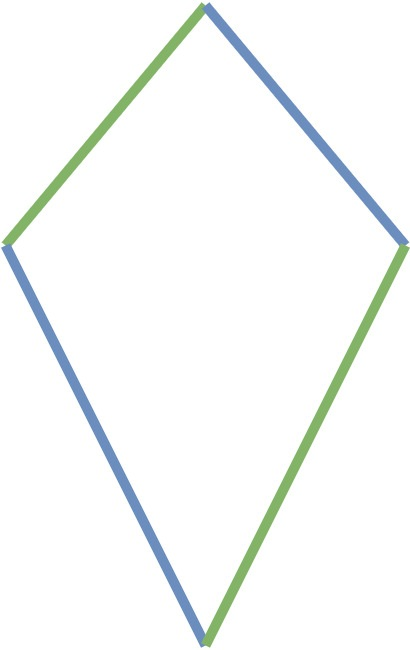
#> input picture src/Operaciones/deltoide2.jpg, 410 x 650 px
$ python Operaciones.py
#> lines starting #> are read from the running program, lines starting #| are printed output that depends on the picture; after the words box and inside, x2 and y2 are one past the last pixel; in counts of white or black regions, pixels touching at a corner belong together
import cv2
import matplotlib.pyplot as plt

img = cv2.imread('deltoide2.jpg')
#> img is the input picture: shape (650, 410, 3); mean B, G, R 248.6, 249.5, 247.2

#convertir rgb
img_rgb = cv2.cvtColor(img, cv2.COLOR_BGR2RGB)

#convertir escala de grises

gray_img = cv2.cvtColor(img, cv2.COLOR_BGR2GRAY)

resize_img = cv2.resize(gray_img,(90,90))

#guardar imagen
cv2.imwrite('resize_img.jpg', resize_img)

#obtener las dimensiones
(h,w)=img.shape[:2]
#> h = 650; w = 410

#centro de la imagen
center=(w//2,h//2)
#> center = (205, 325)

#matriz de rotacion
M = cv2.getRotationMatrix2D(center,45,1)

#Rotar imagen
rotated_img = cv2.warpAffine(img,M,(w,h))
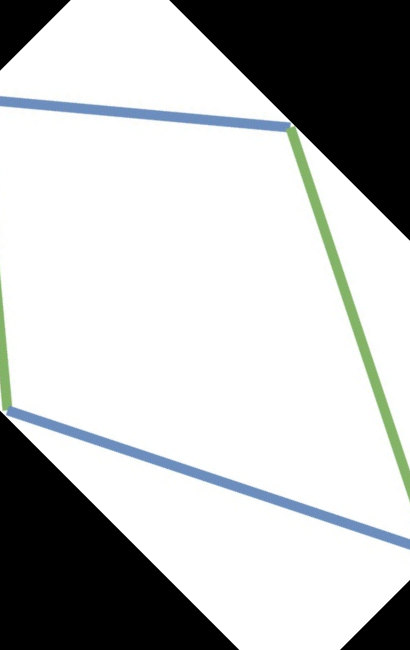
#> rotated_img: shape (650, 410, 3); mean B, G, R 190.5, 190.7, 188.9

cv2.imwrite('rotated_img.jpg', rotated_img)

fig, axes = plt.subplots(1, 3, figsize=(15, 5))

# imagen original
axes[0].imshow(img_rgb, cmap='gray')
axes[0].set_title("Deltoide")
axes[0].axis('off')

#imagen redimencionadas
axes[1].imshow(resize_img, cmap='gray')
axes[1].set_title("redimencion")
axes[1].axis('off')

#imagen rotada
axes[2].imshow(rotated_img, cmap='gray')
axes[2].set_title("rotacion")
axes[2].axis('off')

plt.show()
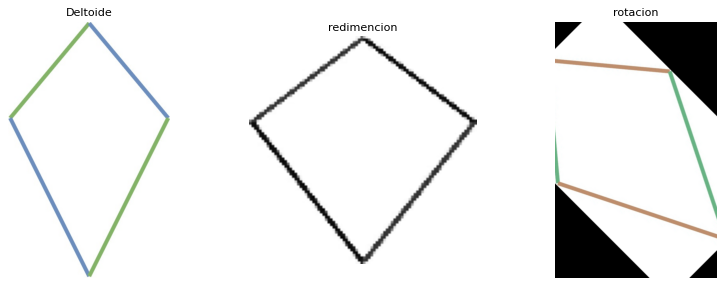
#> figure drawn by matplotlib, 3 panels; B, G, R data is drawn as R, G, B


##Operaciones aritmeticas

img2 = cv2.imread('elipse2.jpg')
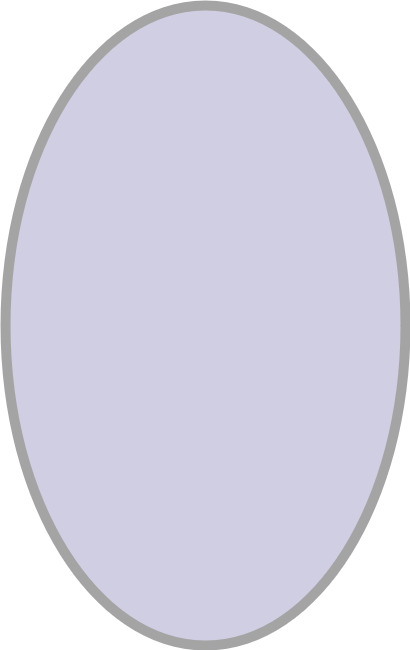
#> input picture src/Operaciones/elipse2.jpg, 410 x 650 px
#> img2 is the input picture: shape (650, 410, 3); mean B, G, R 229.1, 213.9, 215.3

img_elipse = cv2.cvtColor(img2, cv2.COLOR_BGR2RGB)

#suma

sum_img=cv2.add(img_elipse,img_rgb)
cv2.imwrite('sum_img.jpg', sum_img)

#resta
diff_img=cv2.subtract(img_elipse,img_rgb)
cv2.imwrite('diff_img.jpg', diff_img)

#Multiplicacion
mult_img=cv2.multiply(sum_img,diff_img)
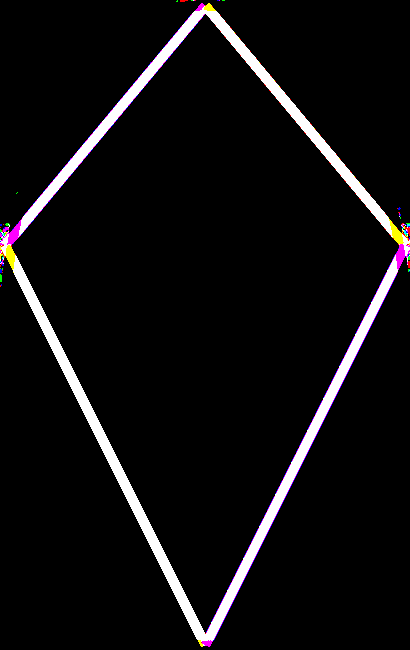
#> mult_img: shape (650, 410, 3); mean R, G, B 15.1, 14, 15.1
cv2.imwrite('mult_img.jpg', mult_img)

#Division de imagenes
div_img=cv2.divide(sum_img,diff_img)
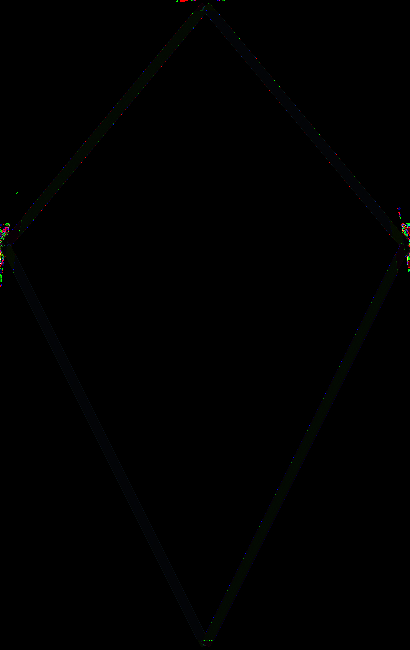
#> div_img: shape (650, 410, 3); mean R, G, B 0.4, 0.5, 0.5
cv2.imwrite('div_img.jpg', div_img)


fig, axes = plt.subplots(1, 4, figsize=(15, 5))

axes[0].imshow(sum_img, cmap='gray')
axes[0].set_title("suma")
axes[0].axis('off')

axes[1].imshow(diff_img, cmap='gray')
axes[1].set_title("resta")
axes[1].axis('off')

axes[2].imshow(mult_img, cmap='gray')
axes[2].set_title("multiplicacion")
axes[2].axis('off')

axes[3].imshow(div_img, cmap='gray')
axes[3].set_title("division")
axes[3].axis('off')
plt.show()


## Operaciones Logicas

img1 = cv2.imread('deltoide2.jpg',cv2.IMREAD_GRAYSCALE)
#> img1: shape (650, 410); min 125, max 255, mean 248.8
img2 = cv2.imread('elipse2.jpg',cv2.IMREAD_GRAYSCALE)
#> img2: shape (650, 410); min 153, max 255, mean 216.1

plt.imshow(img1, cmap='gray')
plt.show()
plt.imshow(img2, cmap='gray')
plt.show()

_, img1_bin=cv2.threshold(img1,180,255,cv2.THRESH_BINARY)
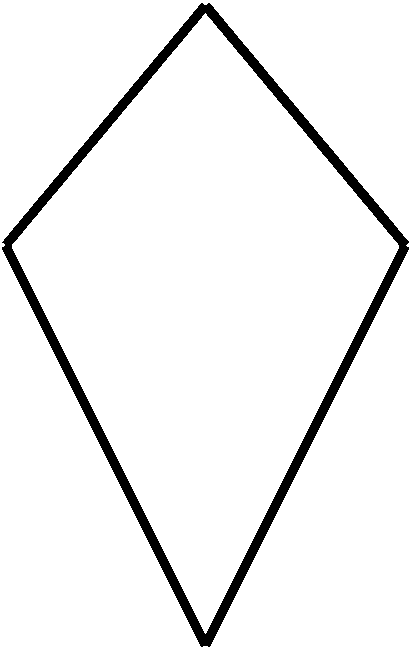
#> img1_bin: shape (650, 410); 94.6% white; 1 black region, box (x1, y1, x2, y2) and area: (2, 3, 409, 647) 14301
_, img2_bin=cv2.threshold(img2,180,255,cv2.THRESH_BINARY)
#> img2_bin: shape (650, 410); 94.1% white; 1 black region, box (x1, y1, x2, y2) and area: (1, 1, 410, 650) 15744
plt.imshow(img1_bin, cmap='gray')
plt.show()
plt.imshow(img2_bin, cmap='gray')
plt.show()
#Operacion AND

and_img=cv2.bitwise_and(img1_bin,img2_bin)
#> and_img: shape (650, 410); 89% white; 1 black region, box (x1, y1, x2, y2) and area: (1, 1, 410, 650) 29226

#Operacion OR
OR_img=cv2.bitwise_or(img1_bin,img2_bin)
#> OR_img: shape (650, 410); 99.7% white; 4 black regions, box (x1, y1, x2, y2) and area: (389, 219, 405, 270) 321, (6, 219, 22, 270) 318, (195, 3, 216, 11) 105, (198, 640, 213, 647) 75

#Operacion NOT
not_img1=cv2.bitwise_not(img1_bin)
not_img2=cv2.bitwise_not(img2_bin)

cv2.imwrite('and_img.jpg', and_img)
cv2.imwrite('OR_img.jpg', OR_img)
cv2.imwrite('not_img1.jpg', not_img1)
cv2.imwrite('not_img2.jpg', not_img2)

# Mostrar las imágenes utilizando matplotlib
fig, axes = plt.subplots(2,2 , figsize=(15, 5))

axes[0][0].imshow(and_img, cmap='gray')
axes[0][0].set_title("AND")
axes[0][0].axis('off')

axes[0][1].imshow(OR_img, cmap='gray')
axes[0][1].set_title("OR")
axes[0][1].axis('off')

axes[1][0].imshow(not_img1, cmap='gray')
axes[1][0].set_title("NOT IMAGEN UNO")
axes[1][0].axis('off')

axes[1][1].imshow(not_img2, cmap='gray')
axes[1][1].set_title("NOT IMAGEN DOS")
axes[1][1].axis('off')

plt.show()

##Interpolacion

resized_bilinear =cv2.resize(img_rgb,(200,200),interpolation=cv2.INTER_LINEAR)
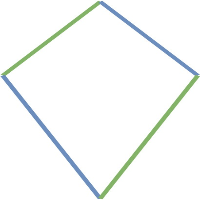
#> resized_bilinear: shape (200, 200, 3); mean R, G, B 247.2, 249.5, 248.6
resized_nearest=cv2.resize(img_rgb,(200,200),interpolation=cv2.INTER_NEAREST)

cv2.imwrite('resized_bilinear.jpg', resized_bilinear)
cv2.imwrite('resized_nearest.jpg', resized_nearest)


#mostrar imagenes

fig, axes = plt.subplots(2, 1, figsize=(15, 5))

#escala de grises
axes[0].imshow(resized_bilinear, cmap='gray')
axes[0].set_title("Resized Bilinear")
axes[0].axis('off')

axes[1].imshow(resized_nearest, cmap='gray')
axes[1].set_title("Resized Nearest")
axes[1].axis('off')
plt.show()
